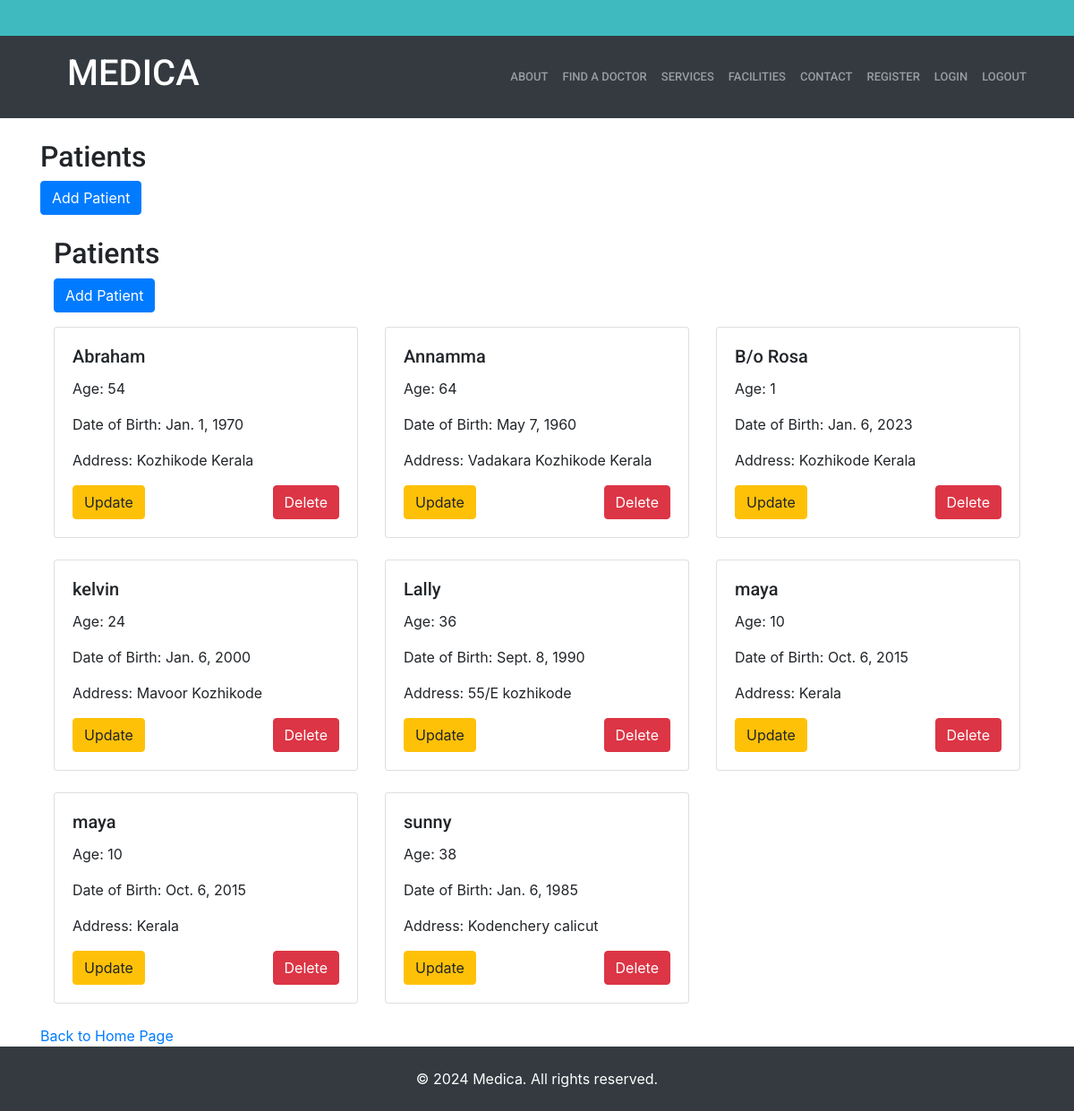
The app's page /head/list_patient/ with its own data.
### patient_app/models.py (models this page shows, shortened)
class Patient(models.Model):
    name=models.CharField(max_length=20)
    date_of_birth = models.DateField()
    address = models.TextField()
    phone_number = models.CharField(max_length=20)
    age=models.IntegerField()

### head_app/views.py (the view)
# urls.py: path('list_patient/',views.patient_list,name='list_patient'),
def patient_list(request):
    patients = Patient.objects.all()
    return render(request, 'head/patient_list.html', {'patients': patients})

### templates/head/patient_list.html (shortened to what this page needs)
{% extends 'base.html' %}
{% load static %}
{% block content %}
<link href="https://stackpath.bootstrapcdn.com/bootstrap/4.5.2/css/bootstrap.min.css" rel="stylesheet">
    <h2>Patients</h2>
    <a href="{% url 'add_patient' %}" class="btn btn-primary">Add Patient</a>
    <div class="container mt-4">
    <h2>Patients</h2>
    <a href="{% url 'add_patient' %}" class="btn btn-primary mb-3">Add Patient</a>
    <div class="row">
        {% for patient in patients %}
        <div class="col-md-4 mb-4">
            <div class="card">
                <div class="card-body">
                    <h5 class="card-title">{{ patient.name }}</h5>
                    <p class="card-text">Age: {{ patient.age }}</p>
                    <p class="card-text">Date of Birth: {{ patient.date_of_birth }}</p>
                    <p class="card-text">Address: {{ patient.address }}</p>
                    <div class="d-flex justify-content-between">
                        <form method="post" action="{% url 'update_patient' patient.pk %}">
                            <button type="submit" class="btn btn-warning">Update</button>
                        </form>
                        <form method="post" action="{% url 'delete_patient' patient.pk %}">
                            <button type="submit" class="btn btn-danger">Delete</button>
                        </form>
                    </div>
                </div>
            </div>
        </div>
        {% endfor %}
    </div>
</div>
<a href="{% url 'home' %}">Back to Home Page</a>
{% endblock %}

### templates/base.html (shortened to what this page needs)
<!DOCTYPE html>
<html lang="en">
<head>
    {% load static %}
    <link href="https://stackpath.bootstrapcdn.com/bootstrap/4.5.2/css/bootstrap.min.css" rel="stylesheet">
    <link rel="stylesheet" href="{% static 'css/bootstrap.min.css' %}">
    <link rel="stylesheet" href="{% static 'css/style.css' %}">
      <link href="{% static 'assets/vendor/fontawesome-free/css/all.min.css' %}" rel="stylesheet">
  <link href="{% static 'assets/vendor/animate.css/animate.min.css' %}" rel="stylesheet">
  <link href="{% static 'assets/vendor/aos/aos.css' %}" rel="stylesheet">
  <link href="{% static 'assets/vendor/bootstrap/css/bootstrap.min.css' %}" rel="stylesheet">
  <link href="{% static 'assets/vendor/bootstrap-icons/bootstrap-icons.css' %}" rel="stylesheet">
  <link href="{% static 'assets/vendor/boxicons/css/boxicons.min.css' %}" rel="stylesheet">
  <link href="{% static 'assets/vendor/glightbox/css/glightbox.min.css' %}" rel="stylesheet">
  <link href="{% static 'assets/vendor/swiper/swiper-bundle.min.css' %}" rel="stylesheet">
  <link href="{% static 'assets/css/style.css' %}" rel="stylesheet">
</head>
<body>
<div id="topbar" class="d-flex" >
  <div class="container d-flex  justify-content-between">
  </div>
</div>
<nav class="navbar navbar-expand-lg navbar-dark bg-dark">
    <div class="container">
        <a class="navbar-brand" href="{% url 'base' %}"><h1>Medica</h1></a>
        <div class="collapse navbar-collapse" id="navbarNav">
            <ul class="navbar-nav ml-auto">
                <li class="nav-item">
                    <a class="nav-link" href="{% url 'about' %}">About</a>
                </li>
                <li class="nav-item">
                    <a class="nav-link" href="{% url 'doctor_list' %}">Find a Doctor</a>
                </li>
                <li class="nav-item">
                    <a class="nav-link" href="{% url 'health_resources' %}">Services</a>
                </li>
                <li class="nav-item">
                    <a class="nav-link" href="{% url 'facility_page' %}">Facilities</a>
                </li>
                <li class="nav-item">
                    <a class="nav-link" href="{% url 'contact' %}">Contact</a>
                </li>
                 <li class="nav-item">
                    <a class="nav-link" href="{% url 'registers' %}">Register</a>
                </li>
                <li class="nav-item">
                    <a class="nav-link" href="{% url 'login' %}">Login</a>
                </li>
                <li class="nav-item">
                    <a class="nav-link" href="{% url 'logout' %}">Logout</a>
                </li>
            </ul>
        </div>
    </div>
</nav>
<div class="container mt-4">
    {% block content %}
    {% endblock %}
</div>
<footer class="footer bg-dark text-white text-center py-4">
    <div class="container">
        <span>&copy; 2024 Medica. All rights reserved.</span>
    </div>
</footer>
</body>
</html>

### static/assets/css/style.css (style rules this page uses)
body { font-family: "Open Sans", sans-serif; color: #444444; }
a { color: #3fbbc0; text-decoration: none; }
h1, h2, h3, h4, h5, h6 { font-family: "Roboto", sans-serif; }
#topbar { background: #3fbbc0; color: #fff; height: 40px; font-size: 16px; font-weight: 600; z-index: 996; transition: all 0.5s; }
.navbar { padding: 0; }
.navbar ul { margin: 0; padding: 0; display: flex; list-style: none; align-items: center; }
.navbar li { position: relative; }
.navbar a, .navbar a:focus { display: flex; align-items: center; justify-content: space-between; padding: 10px 0 10px 30px; font-family: "Roboto", sans-serif; font-size: 13px; color: #626262; white-space: nowrap; transition: 0.3s; text-transform: uppercase; font-weight: 500; }

### records on screen
Patient: name "Abraham", age "54", date_of_birth "Jan. 1, 1970", address "Kozhikode Kerala"
Patient: name "Annamma", age "64", date_of_birth "May 7, 1960", address "Vadakara Kozhikode Kerala"
Patient: name "B/o Rosa", age "1", date_of_birth "Jan. 6, 2023", address "Kozhikode Kerala"
Patient: name "kelvin", age "24", date_of_birth "Jan. 6, 2000", address "Mavoor Kozhikode"
Patient: name "Lally", age "36", date_of_birth "Sept. 8, 1990", address "55/E kozhikode"
Patient: name "maya", age "10", date_of_birth "Oct. 6, 2015", address "Kerala"
Patient: name "maya", age "10", date_of_birth "Oct. 6, 2015", address "Kerala"
Patient: name "sunny", age "38", date_of_birth "Jan. 6, 1985", address "Kodenchery calicut"
